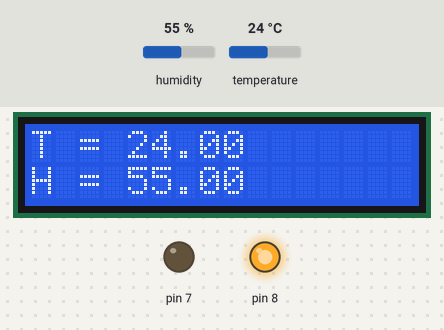
A sketch run on a simulated Arduino Uno, built with avr-gcc and run on an emulated ATmega328P. Shown: 16×2 character LCD, output pins drawn as LEDs (lit = HIGH). Inputs (shaded band) come from the test bench; at power-on: humidity 55 %, temperature 24 °C. What the sketch prints to the serial monitor is not drawn.

Above: at 5.1 s.
5.7 s: humidity set to 22 %
At 8.3 s:
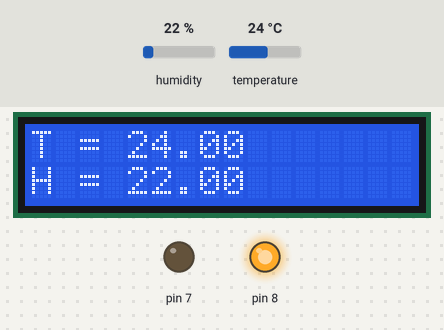
9.9 s: temperature set to 12 °C
At 11.5 s:
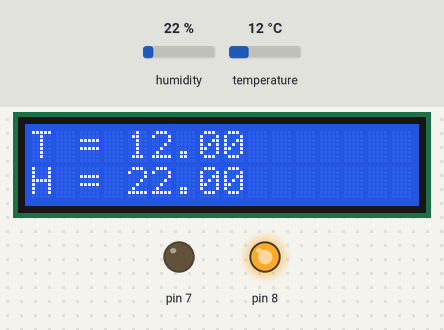
14.1 s: humidity set to 40 %
At 14.5 s:
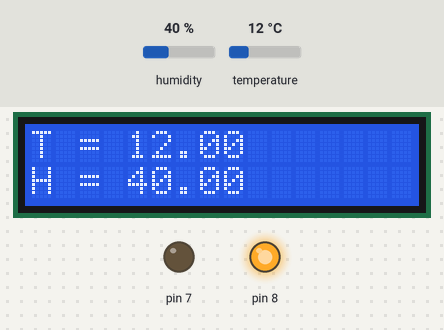
18.3 s: temperature set to 19 °C
At 20.4 s:
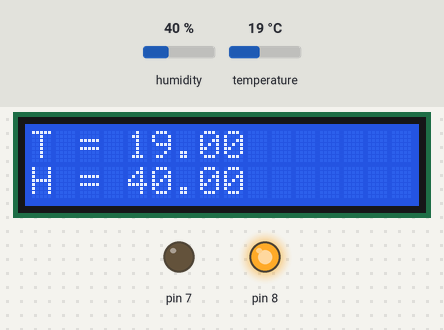
Timing chart, 0 to 23.5 s (numbered marks = the images above; inputs shaded):
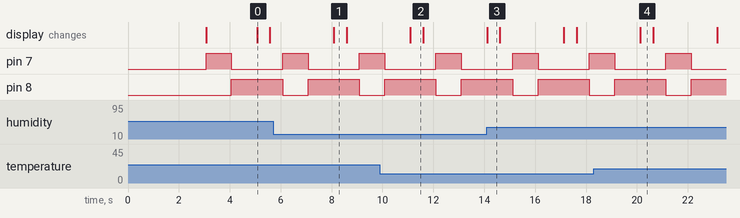

Measured:
- after the input at 5.7 s, the display: changes after 2.4 s (image 1)
- after the input at 9.9 s, the display: changes after 1.2 s (image 2)
- after the input at 14.1 s, the display: changes at once (image 3)
- after the input at 18.3 s, the display: changes after 1.8 s (image 4)
- what the display in image 0 shows lasts 0.5 s, from 5.1 s to 5.6 s

The sketch:

Koy.ino
```cpp
#include "DHT.h"
#include <LiquidCrystal.h>
#define DHTPIN 9
DHT dht(DHTPIN, DHT22, 15);

LiquidCrystal lcd(12, 11, 5, 4, 3, 2);

void setup() {
  // put your setup code here, to run once:
  pinMode(7,OUTPUT);
  pinMode(8,OUTPUT);
  Serial.begin(9600);
  dht.begin();
  lcd.begin(16, 2); // จอกว้าง 16 ตัวอักษร 2 บรรทัด
  lcd.print("LCDisplay"); // แสดงผลคำว่า Hello, world! ออกหน้าจอ
  lcd.setCursor(0, 1); // เลื่อนเคเซอร์ไปบรรทัดที่ 2 ลำดับที่ 0 (ก่อนหน้าตัวอักษรแรก)
  lcd.print("by CF");
  delay(3000); // หน่วงเวลา 3 วินาที
  lcd.clear(); // ล้างหน้าจอ

}

void loop() {


  digitalWrite(7,HIGH);
  digitalWrite(8,LOW);
  delay(1000);
  digitalWrite(8,HIGH);
  digitalWrite(7,LOW);
  delay(1000);
  float h = dht.readHumidity();
  float t = dht.readTemperature();
  if(isnan(h) || isnan(t)){
   //  if( isnan(t)){
    Serial.println("Fail");
    return;
    }
    Serial.print("T = ");
    Serial.println(t);
    Serial.print("H = ");
    Serial.println(h);

    lcd.setCursor(0, 0);
    lcd.print("T = ");
    lcd.print(t);
    lcd.setCursor(0, 1);
    lcd.print("H = ");
    lcd.print(h);
    delay(500); // หน่วงเวลา 0.5 วินาที
    lcd.clear(); // ล้างหน้าจอ
    delay(500); // หน่วงเวลา 0.5 วินาที

  // put your main code here, to run repeatedly:

}
```
